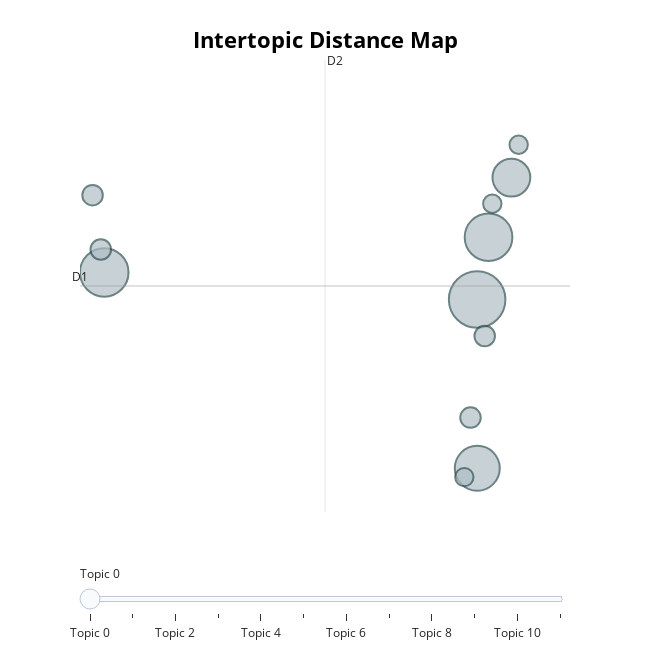

Notebook cell for this chart:
### Code cell
# Intertopics relationship

intertopic_map_fig = topic_model.visualize_topics()
intertopic_map_fig.show()

### Figure 1 — Plotly figure (JSON) as saved in the notebook; plotly's stock layout.template omitted (floating-point values rounded to 4 significant figures)
{"data": [{"customdata": [[0, "pers | kebebasan | dewan | menolak | berpotensi", 38], [1, "jurnalis | aksi | tolak | dprd | demo", 28], [2, "investigasi | jurnalisme | penayangan | larangan | jurnalistik", 27], [3, "ai | tvri | baleg | harmonisasi | pengaturan", 24], [4, "metrotv | media | digital | group | radio", 17], [5, "surabaya | masyarakat | insan | koalisi | tolak", 5], [6, "bali | gibran | anggota | kebingler | imawan", 5], [7, "jurnalis | independen | aliansi | mahasiswa | tolak", 5], [8, "draft | pasal | konten | mengatur | dasarnya", 5], [9, "bogor | kompastv | mahfud | revisi | teatrikal", 4], [10, "regulasi | adaptif | bahas | inklusif | konvensional", 4], [11, "komunikasi | menkominfo | menteri | alat | budi", 4]], "hovertemplate": "<b>Topic %{customdata[0]}</b><br>%{customdata[1]}<br>Size: %{customdata[2]}", "legendgroup": "", "marker": {"color": "#B0BEC5", "line": {"color": "DarkSlateGrey", "width": 2}, "size": [38, 28, 27, 24, 17, 5, 5, 5, 5, 4, 4, 4], "sizemode": "area", "sizeref": 0.02375, "symbol": "circle"}, "mode": "markers", "name": "", "orientation": "v", "showlegend": false, "type": "scatter", "x": [15.44, -3.702, 16.02, 15.45, 17.2, -4.301, 15.1, -3.88, 15.83, 16.22, 17.57, 14.78], "xaxis": "x", "y": [3.179, 3.388, 3.661, 1.871, 4.123, 3.987, 2.264, 3.566, 2.896, 3.92, 4.377, 1.802], "yaxis": "y"}], "layout": {"annotations": [{"showarrow": false, "text": "D1", "x": -4.946, "y": 3.283, "yshift": 10}, {"showarrow": false, "text": "D2", "x": 7.63, "xshift": 10, "y": 5.034}], "height": 650, "hoverlabel": {"bgcolor": "white", "font": {"family": "Rockwell", "size": 16}}, "legend": {"itemsizing": "constant", "tracegroupgap": 0}, "margin": {"t": 60}, "shapes": [{"line": {"color": "#CFD8DC", "width": 2}, "type": "line", "x0": 7.63, "x1": 7.63, "y0": 1.532, "y1": 5.034}, {"line": {"color": "#9E9E9E", "width": 2}, "type": "line", "x0": -4.946, "x1": 20.21, "y0": 3.283, "y1": 3.283}], "sliders": [{"active": 0, "pad": {"t": 50}, "steps": [{"args": [{"marker.color": [["red", "#B0BEC5", "#B0BEC5", "#B0BEC5", "#B0BEC5", "#B0BEC5", "#B0BEC5", "#B0BEC5", "#B0BEC5", "#B0BEC5", "#B0BEC5", "#B0BEC5"]]}], "label": "Topic 0", "method": "update"}, {"args": [{"marker.color": [["#B0BEC5", "red", "#B0BEC5", "#B0BEC5", "#B0BEC5", "#B0BEC5", "#B0BEC5", "#B0BEC5", "#B0BEC5", "#B0BEC5", "#B0BEC5", "#B0BEC5"]]}], "label": "Topic 1", "method": "update"}, {"args": [{"marker.color": [["#B0BEC5", "#B0BEC5", "red", "#B0BEC5", "#B0BEC5", "#B0BEC5", "#B0BEC5", "#B0BEC5", "#B0BEC5", "#B0BEC5", "#B0BEC5", "#B0BEC5"]]}], "label": "Topic 2", "method": "update"}, {"args": [{"marker.color": [["#B0BEC5", "#B0BEC5", "#B0BEC5", "red", "#B0BEC5", "#B0BEC5", "#B0BEC5", "#B0BEC5", "#B0BEC5", "#B0BEC5", "#B0BEC5", "#B0BEC5"]]}], "label": "Topic 3", "method": "update"}, {"args": [{"marker.color": [["#B0BEC5", "#B0BEC5", "#B0BEC5", "#B0BEC5", "red", "#B0BEC5", "#B0BEC5", "#B0BEC5", "#B0BEC5", "#B0BEC5", "#B0BEC5", "#B0BEC5"]]}], "label": "Topic 4", "method": "update"}, {"args": [{"marker.color": [["#B0BEC5", "#B0BEC5", "#B0BEC5", "#B0BEC5", "#B0BEC5", "red", "#B0BEC5", "#B0BEC5", "#B0BEC5", "#B0BEC5", "#B0BEC5", "#B0BEC5"]]}], "label": "Topic 5", "method": "update"}, {"args": [{"marker.color": [["#B0BEC5", "#B0BEC5", "#B0BEC5", "#B0BEC5", "#B0BEC5", "#B0BEC5", "red", "#B0BEC5", "#B0BEC5", "#B0BEC5", "#B0BEC5", "#B0BEC5"]]}], "label": "Topic 6", "method": "update"}, {"args": [{"marker.color": [["#B0BEC5", "#B0BEC5", "#B0BEC5", "#B0BEC5", "#B0BEC5", "#B0BEC5", "#B0BEC5", "red", "#B0BEC5", "#B0BEC5", "#B0BEC5", "#B0BEC5"]]}], "label": "Topic 7", "method": "update"}, {"args": [{"marker.color": [["#B0BEC5", "#B0BEC5", "#B0BEC5", "#B0BEC5", "#B0BEC5", "#B0BEC5", "#B0BEC5", "#B0BEC5", "red", "#B0BEC5", "#B0BEC5", "#B0BEC5"]]}], "label": "Topic 8", "method": "update"}, {"args": [{"marker.color": [["#B0BEC5", "#B0BEC5", "#B0BEC5", "#B0BEC5", "#B0BEC5", "#B0BEC5", "#B0BEC5", "#B0BEC5", "#B0BEC5", "red", "#B0BEC5", "#B0BEC5"]]}], "label": "Topic 9", "method": "update"}, {"args": [{"marker.color": [["#B0BEC5", "#B0BEC5", "#B0BEC5", "#B0BEC5", "#B0BEC5", "#B0BEC5", "#B0BEC5", "#B0BEC5", "#B0BEC5", "#B0BEC5", "red", "#B0BEC5"]]}], "label": "Topic 10", "method": "update"}, {"args": [{"marker.color": [["#B0BEC5", "#B0BEC5", "#B0BEC5", "#B0BEC5", "#B0BEC5", "#B0BEC5", "#B0BEC5", "#B0BEC5", "#B0BEC5", "#B0BEC5", "#B0BEC5", "red"]]}], "label": "Topic 11", "method": "update"}]}], "title": {"font": {"color": "Black", "size": 22}, "text": "<b>Intertopic Distance Map</b>", "x": 0.5, "xanchor": "center", "y": 0.95, "yanchor": "top"}, "width": 650, "xaxis": {"anchor": "y", "domain": [0, 1], "range": [-4.946, 20.21], "title": {"text": ""}, "visible": false}, "yaxis": {"anchor": "x", "domain": [0, 1], "range": [1.532, 5.034], "title": {"text": ""}, "visible": false}}}
